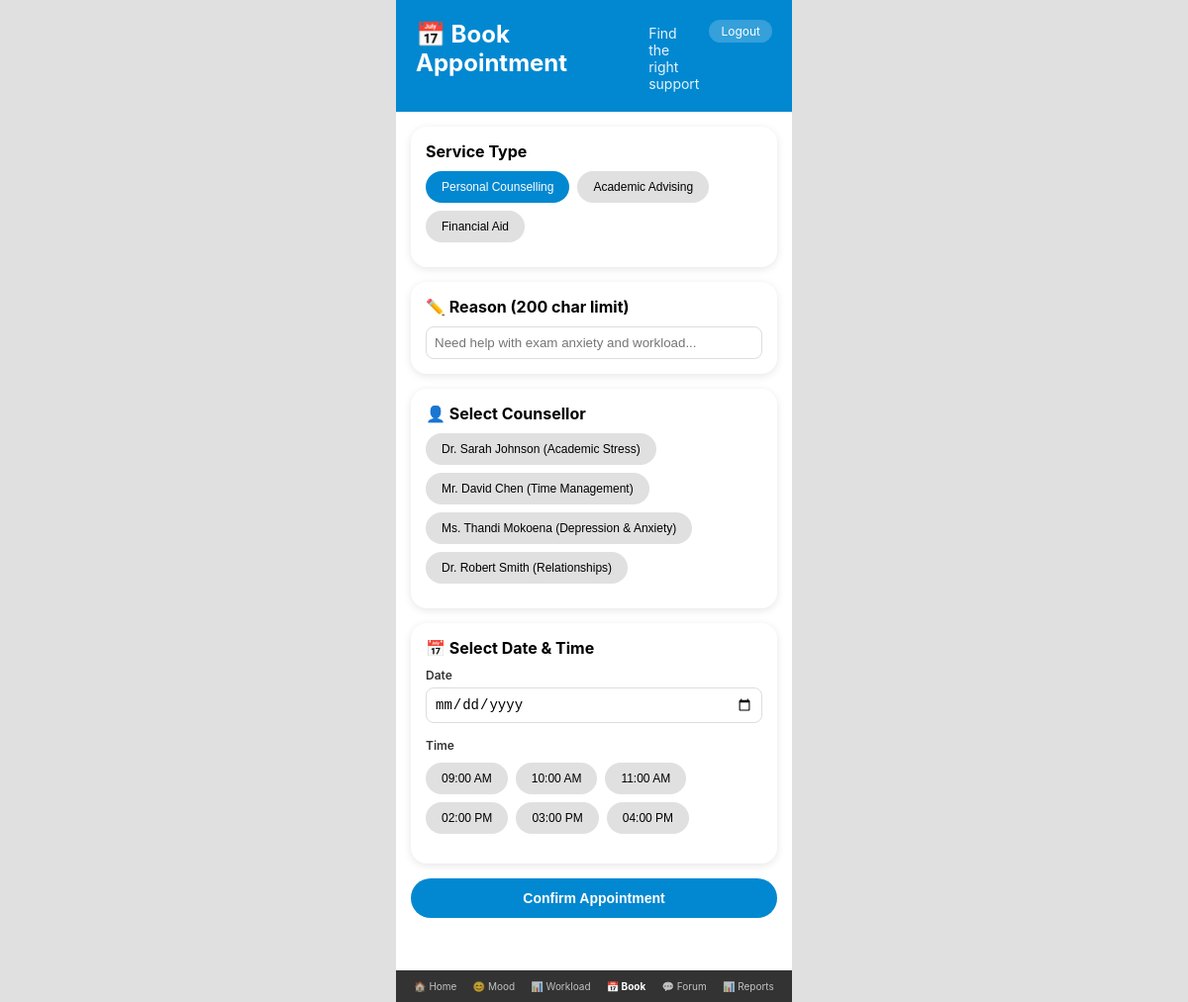
The app's page /booking (signed in) with its own data.
### database.py (models this page shows, shortened)
class Counsellor(db.Model):
    __tablename__ = 'counsellors'
    id = db.Column(db.Integer, primary_key=True)
    counsellor_id = db.Column(db.String(36), unique=True, nullable=False, default=lambda: str(uuid.uuid4()))
    full_name = db.Column(db.String(120), nullable=False)
    specialisation = db.Column(db.String(30), nullable=False)
    email = db.Column(db.String(120), unique=True, nullable=False)
    is_available = db.Column(db.Boolean, default=True)
    created_at = db.Column(db.DateTime, default=datetime.utcnow)
    appointments = db.relationship('Appointment', backref='counsellor', lazy=True)

### app.py (the view, shortened to what this page needs)
@app.route('/booking', methods=['GET', 'POST'])
@login_required
def booking():
    counsellors = Counsellor.query.filter_by(is_available=True).all()
    today = date.today()
    return render_template('booking.html', counsellors=counsellors, today=today)

### app.py (called while the page is built)
@login_manager.user_loader
def load_user(user_id):
    return User.query.get(int(user_id))

### templates/booking.html (shortened to what this page needs)
<!DOCTYPE html>
<html lang="en">
<head>
    <link rel="stylesheet" href="{{ url_for('static', filename='css/style.css') }}">
</head>
<body>
    <div class="app">
        <header>
            <div class="header-content">
                <h1>📅 Book Appointment</h1>
                <p>Find the right support</p>
                <a href="{{ url_for('logout') }}" class="logout-btn">Logout</a>
            </div>
        </header>
        <nav class="bottom-nav">
            <a href="{{ url_for('dashboard') }}">🏠 Home</a>
            <a href="{{ url_for('mood') }}">😊 Mood</a>
            <a href="{{ url_for('workload') }}">📊 Workload</a>
            <a href="{{ url_for('booking') }}" class="active">📅 Book</a>
            <a href="{{ url_for('forum') }}">💬 Forum</a>
            <a href="{{ url_for('admin') }}">📊 Reports</a>
        </nav>
        <main>
            <form method="POST">
                <div class="card">
                    <h3>Service Type</h3>
                    <div class="chip-group">
                        <button type="button" class="chip service-chip" data-service="Personal Counselling">Personal Counselling</button>
                        <button type="button" class="chip service-chip" data-service="Academic Advising">Academic Advising</button>
                        <button type="button" class="chip service-chip" data-service="Financial Aid">Financial Aid</button>
                    </div>
                </div>
                <div class="card">
                    <h3>✏️ Reason (200 char limit)</h3>
                    <input type="text" name="reason" placeholder="Need help with exam anxiety and workload..." maxlength="200" style="width:100%; padding:8px; border-radius:8px; border:1px solid #ddd;">
                </div>
                <div class="card">
                    <h3>👤 Select Counsellor</h3>
                    <div class="chip-group">
                        {% for counsellor in counsellors %}
                            <button type="button" class="chip counsellor-chip" data-counsellor="{{ counsellor.id }}">
                                {{ counsellor.full_name }} ({{ counsellor.specialisation }})
                            </button>
                        {% endfor %}
                    </div>
                </div>
                <div class="card">
                    <h3>📅 Select Date & Time</h3>
                    <div class="form-group">
                        <label>Date</label>
                        <input type="date" name="appointment_date" required min="{{ today }}" style="width:100%; padding:8px; border-radius:8px; border:1px solid #ddd;">
                    </div>
                    <div class="form-group">
                        <label>Time</label>
                        <div class="chip-group">
                            <button type="button" class="chip time-chip" data-time="09:00 AM">09:00 AM</button>
                            <button type="button" class="chip time-chip" data-time="10:00 AM">10:00 AM</button>
                            <button type="button" class="chip time-chip" data-time="11:00 AM">11:00 AM</button>
                            <button type="button" class="chip time-chip" data-time="02:00 PM">02:00 PM</button>
                            <button type="button" class="chip time-chip" data-time="03:00 PM">03:00 PM</button>
                            <button type="button" class="chip time-chip" data-time="04:00 PM">04:00 PM</button>
                        </div>
                    </div>
                </div>
                <button type="submit" class="btn btn-primary">Confirm Appointment</button>
            </form>
        </main>
    </div>
</body>
</html>

### static/css/style.css (style rules this page uses)
* { margin: 0; padding: 0; box-sizing: border-box; }
body { font-family: -apple-system, BlinkMacSystemFont, 'Segoe UI', Roboto, sans-serif; background: #e0e0e0; display: flex; justify-content: center; min-height: 100vh; }
.form-group { margin-bottom: 15px; }
.form-group label { display: block; font-weight: 600; font-size: 12px; color: #333; margin-bottom: 5px; }
.form-group input, .form-group select { width: 100%; padding: 12px; border: 1px solid #ddd; border-radius: 12px; font-size: 14px; }
.app { max-width: 400px; width: 100%; background: white; min-height: 100vh; padding-bottom: 70px; }
header { background: #0288D1; color: white; padding: 20px; }
.header-content { display: flex; justify-content: space-between; align-items: flex-start; gap: 10px; }
.header-content h1 { font-size: 24px; margin: 0; }
.header-content p { font-size: 14px; opacity: 0.9; margin: 5px 0 0 0; flex: 1; }
.logout-btn { background: rgba(255,255,255,0.2); border: none; color: white; padding: 4px 12px; border-radius: 20px; cursor: pointer; text-decoration: none; font-size: 12px; white-space: nowrap; z-index: 10; position: relative; }
main { padding: 15px; }
.card { background: white; border-radius: 16px; padding: 15px; margin-bottom: 15px; box-shadow: 0 2px 8px rgba(0,0,0,0.1); }
.card h3 { margin-bottom: 10px; font-size: 16px; }
.chip-group { display: flex; flex-wrap: wrap; gap: 8px; margin: 10px 0; }
.chip { background: #E0E0E0; padding: 8px 15px; border-radius: 20px; font-size: 12px; cursor: pointer; border: 1px solid transparent; transition: all 0.2s; }
.chip.active { background: #0288D1; color: white; }
.btn { display: inline-block; padding: 12px 20px; border-radius: 25px; font-size: 14px; font-weight: 600; cursor: pointer; border: none; text-decoration: none; text-align: center; width: 100%; transition: transform 0.1s; }
.btn-primary { background: #0288D1; color: white; }
.bottom-nav { background: #333; display: flex; justify-content: space-around; padding: 10px; position: fixed; bottom: 0; max-width: 400px; width: 100%; }
.bottom-nav a { color: white; text-decoration: none; opacity: 0.7; font-size: 10px; text-align: center; transition: opacity 0.2s; }
.bottom-nav a.active { opacity: 1; font-weight: bold; }

### records on screen
Counsellor: full_name "Dr. Sarah Johnson", specialisation "Academic Stress"
Counsellor: full_name "Mr. David Chen", specialisation "Time Management"
Counsellor: full_name "Ms. Thandi Mokoena", specialisation "Depression & Anxiety"
Counsellor: full_name "Dr. Robert Smith", specialisation "Relationships"
